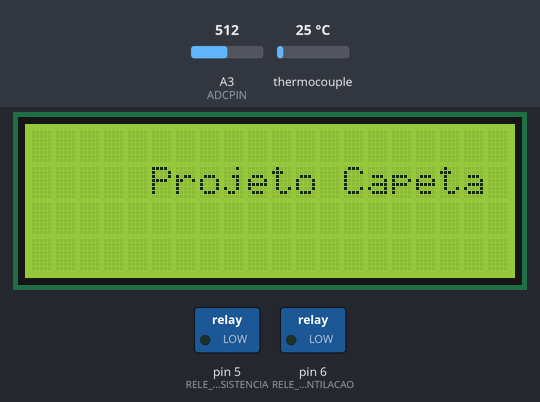
A sketch run on a simulated Arduino Uno, built with avr-gcc and run on an emulated ATmega328P. Shown: 20×4 character LCD, switched loads named in the sketch (green lamp = pin HIGH). Wiring (inferred from the names in the program): MAX6675 thermocouple converter: CS pin 3; MISO pin 2; SCK pin 4. The inputs (shaded band) are chosen by the test bench; at power-on: thermocouple 25 °C, A3 (ADCPIN) = 512. Storage starts empty; pins used as bus, display or sensor lines are not drawn; what the sketch prints to the serial monitor is not drawn.

Above: at 1.1 s.
3.4 s: thermocouple set to 30 °C
At 4.5 s:
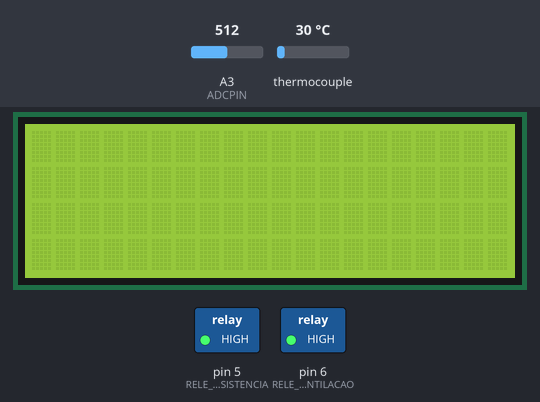
5.6 s: thermocouple set to 0 °C
At 8.3 s:
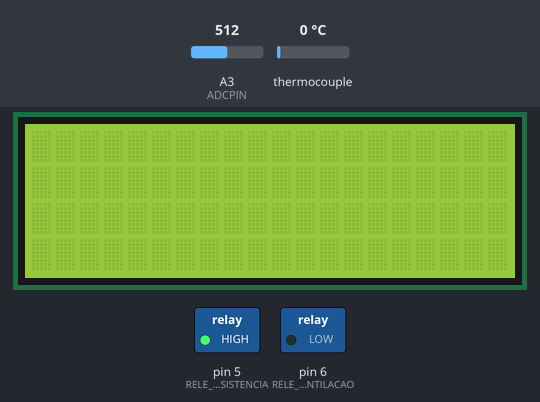
9.8 s: A3 (ADCPIN) set to 0
12.6 s: thermocouple set to 75 °C
At 13.4 s:
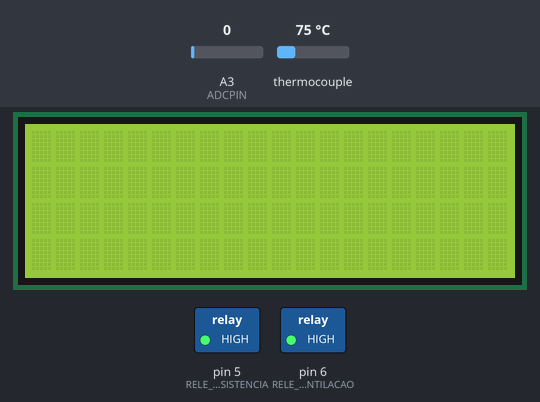
14.6 s: thermocouple set to 6 °C
At 22.5 s:
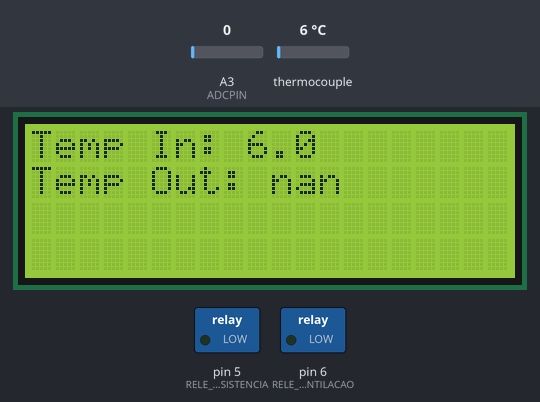
Timing chart, 0 to 24.0 s (numbered marks = the images above; inputs shaded):
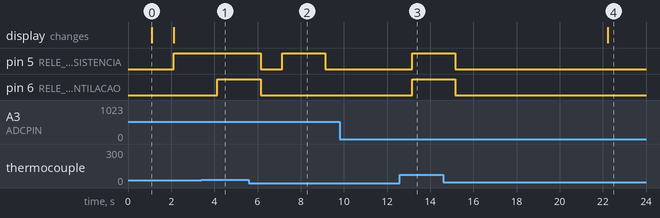

Measured:
- the behaviour switches between 27 and 28 °C on thermocouple (found by bisection; images 0 and 1)
- after the input at 3.4 s, pin 6 (RELE_VENTILACAO): LOW → HIGH after 0.74 s
- after the input at 5.6 s, pin 5 (RELE_RESISTENCIA): HIGH → LOW after 0.54 s, → HIGH 1.0 s later, → LOW 2.0 s later; pin 6 (RELE_VENTILACAO): HIGH → LOW after 0.54 s
- after the input at 9.8 s, every drawn part: stays the same
- after the input at 12.6 s, pin 5 (RELE_RESISTENCIA), pin 6 (RELE_VENTILACAO): LOW → HIGH after 0.56 s
- after the input at 14.6 s, pin 5 (RELE_RESISTENCIA), pin 6 (RELE_VENTILACAO): HIGH → LOW after 0.56 s
- what the display in image 0 shows lasts 1.0 s, from 1.1 s to 2.1 s

The sketch:

novo-1.ino
```cpp
#include <Wire.h>
#include <LiquidCrystal_I2C.h>
#include <SPI.h>
#include <PID_v1_bc.h>  // Biblioteca para controle PID
#include <math.h>
#include <SD.h>         // Biblioteca para comunicação com o cartão SD

LiquidCrystal_I2C lcd(0x27, 20, 4); // Endereço do LCD
File myFile;                        // Arquivo para armazenar dados no SD

#define MAX6675_SO 2
#define MAX6675_CS 3
#define MAX6675_SCK 4
#define RELE_RESISTENCIA 5  // Pino do relé da resistência
#define RELE_VENTILACAO 6   // Pino do relé da ventilação
#define ADCPIN A3           // Pino de leitura do sensor de temperatura (NTC 10k)
#define CS_PIN 10           // Pino de Chip Select (CS) para o SD Card

// Constantes para o NTC 10k
const double SERIES_RESISTOR = 10000.0; // Resistor em série de 10k ohms
const double BETA_COEFFICIENT = 3950.0; // Coeficiente beta do NTC
const double ROOM_TEMP_RESISTANCE = 10000.0; // Resistência a 25ºC (10k ohms)
const double NOMINAL_TEMP = 25.0; // Temperatura nominal em graus Celsius

double temperatura;         // Temperatura medida pelo MAX6675
double tempNTC;             // Temperatura medida pelo sensor NTC 10k
double setPoint_resistencia = 29.0;  // Temperatura desejada para a resistência
double setPoint_ventilacao = 27.0;   // Temperatura para acionar a ventilação
double input, output_resistencia, output_ventilacao;
double Kp = 2.0, Ki = 5.0, Kd = 1.0; // Valores PID (devem ser ajustados)

// Variáveis para controle de tempo
unsigned long tempoAnterior = 0; // Tempo da última atualização de tela
const long intervaloTela = 20000; // Intervalo de 30 segundos para alternar a tela

// Inicializar objetos PID
PID pid_resistencia(&input, &output_resistencia, &setPoint_resistencia, Kp, Ki, Kd, DIRECT);
PID pid_ventilacao(&input, &output_ventilacao, &setPoint_ventilacao, Kp, Ki, Kd, DIRECT);

void setup() {
    analogReference(DEFAULT);  // Usar a referência de 5V para leitura precisa de NTC
    Serial.begin(9600);         // Comunicação serial
    lcd.init();
    lcd.backlight();
    pinMode(RELE_RESISTENCIA, OUTPUT);  // Configura o pino da resistência
    pinMode(RELE_VENTILACAO, OUTPUT);   // Configura o pino da ventilação

    lcd.setCursor(5, 1);
    lcd.print("Bem Vindo!");
    delay(1000);
    lcd.clear();

    lcd.setCursor(5, 1);
    lcd.print("Projeto Capeta");
    delay(1000);
    lcd.clear();

    // Inicializar PID
    pid_resistencia.SetMode(AUTOMATIC);
    pid_resistencia.SetOutputLimits(0, 255); // Limites de saída do PID para resistência
    pid_ventilacao.SetMode(AUTOMATIC);
    pid_ventilacao.SetOutputLimits(0, 255);  // Limites de saída do PID para ventilação

    // Inicializar o cartão SD
    if (!SD.begin(CS_PIN)) {
        Serial.println("Falha ao inicializar o cartão SD");
        lcd.setCursor(0, 0);
        lcd.print("Falha no SD!");
        while (1); // Para o código se o cartão SD falhar
    }

    // Abrir o arquivo e escrever o cabeçalho
    myFile = SD.open("datalog.csv", FILE_WRITE);
    if (myFile) {
        myFile.println("Tempo,Temp In (C),Temp Out (C)");
        myFile.close();
        Serial.println("Arquivo CSV criado com sucesso");
    } else {
        Serial.println("Erro ao criar arquivo CSV");
    }

    // Registrar o tempo inicial
    tempoAnterior = millis();
}

void loop() {
    // Ler a temperatura atual do MAX6675
    temperatura = leer_termopar();
    input = temperatura;  // Atualizar o valor de entrada para o PID

    // Controle PID para resistência
    pid_resistencia.Compute();
    if (output_resistencia > 127) {
        digitalWrite(RELE_RESISTENCIA, LOW);  // Ligar a resistência
    } else {
        digitalWrite(RELE_RESISTENCIA, HIGH);   // Desligar a resistência
    }

    // Controle PID para ventilação
    pid_ventilacao.Compute();
    if (temperatura > setPoint_ventilacao) {
        digitalWrite(RELE_VENTILACAO, HIGH);   // Ligar a ventilação
    } else {
        digitalWrite(RELE_VENTILACAO, LOW);    // Desligar a ventilação
    }

    // Ler a temperatura do sensor NTC 10k conectado ao pino ADC
    tempNTC = lerNTC(ADCPIN);

    unsigned long currentMillis = millis();

    // Alternar entre telas a cada 30 segundos
    if (currentMillis - tempoAnterior >= intervaloTela) {
        lcd.clear();
        if ((currentMillis / intervaloTela) % 2 == 0) {
            // Tela de Setpoints
            lcd.setCursor(0, 0);  // Primeira linha
            lcd.print("Set Res: ");
            lcd.print(setPoint_resistencia, 1);  // Exibe o setpoint da resistência

            lcd.setCursor(0, 1);  // Segunda linha
            lcd.print("Set Vent: ");
            lcd.print(setPoint_ventilacao, 1);  // Exibe o setpoint da ventilação
        } else {
            // Tela de Temperaturas
            lcd.setCursor(0, 0);  // Primeira linha
            lcd.print("Temp In: ");
            lcd.print(temperatura, 1);  // Exibe a temperatura medida pelo MAX6675

            lcd.setCursor(0, 1);  // Segunda linha
            lcd.print("Temp Out: ");
            lcd.print(tempNTC, 1);  // Exibe a temperatura medida pelo NTC 10k
        }

        // Registrar as temperaturas no arquivo CSV
        logToFile(temperatura, tempNTC);

        // Atualizar o tempo da última atualização de tela
        tempoAnterior = currentMillis;
    }

    // Enviar as temperaturas atuais para o monitor serial
    Serial.print("Temp. In: ");
    Serial.print(temperatura, 2);
    Serial.print(" C, Temp. Out: ");
    Serial.print(tempNTC, 2);
    Serial.println(" C");

    delay(1000); // Aguardar 1 segundo antes da próxima leitura
}

// Função para registrar os dados no arquivo CSV
void logToFile(double tempIn, double tempOut) {
    myFile = SD.open("datalog.csv", FILE_WRITE);
    if (myFile) {
        unsigned long currentTime = millis() / 1000; // Tempo em segundos
        myFile.print(currentTime);
        myFile.print(",");
        myFile.print(tempIn, 2);  // Temperatura In (MAX6675)
        myFile.print(",");
        myFile.println(tempOut, 2);  // Temperatura Out (NTC)
        myFile.close();
        Serial.println("Dados gravados no arquivo CSV");
    } else {
        Serial.println("Erro ao abrir o arquivo CSV para escrita");
    }
}

// Função para ler a temperatura do termopar (MAX6675)
double leer_termopar() {
    uint16_t v;
    pinMode(MAX6675_CS, OUTPUT);
    pinMode(MAX6675_SO, INPUT);
    pinMode(MAX6675_SCK, OUTPUT);

    digitalWrite(MAX6675_CS, LOW);
    delay(1);

    v = shiftIn(MAX6675_SO, MAX6675_SCK, MSBFIRST);
    v <<= 8;
    v |= shiftIn(MAX6675_SO, MAX6675_SCK, MSBFIRST);

    digitalWrite(MAX6675_CS, HIGH);
    if (v & 0x4) {
        return NAN; // Termopar desconectado
    }

    v >>= 3; // Descartar bits de status
    return v * 0.25; // Converter para graus Celsius
}

// Função para calcular a temperatura do NTC 10k
double lerNTC(int sensorPin) {
    int adcValue = analogRead(sensorPin);  // Ler o valor ADC (0-1023)

    if (adcValue == 0) {
        return NAN;  // Evita divisão por zero, possivelmente o sensor não está conectado
    }

    double resistance = SERIES_RESISTOR * (1023.0 / adcValue - 1.0);  // Calcula a resistência do NTC
    double steinhart;
    steinhart = resistance / ROOM_TEMP_RESISTANCE;                     // (R/Ro)
    steinhart = log(steinhart);                                        // ln(R/Ro)
    steinhart /= BETA_COEFFICIENT;                                     // 1/B * ln(R/Ro)
    steinhart += 1.0 / (NOMINAL_TEMP + 273.15);                        // + (1/To)
    steinhart = 1.0 / steinhart;                                       // Inverte
    steinhart -= 273.15;                                               // Converte para Celsius
    return steinhart;                                                  // Retorna a temperatura em Celsius
}
```
